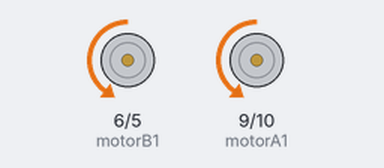
Bench run of a sketch on a simulated Arduino Uno, built with avr-gcc and run on an emulated ATmega328P. Shown: motor-driver pin pairs drawn as motors (green arrow = first pin HIGH = forward, orange = second pin HIGH = backward, longer = more drive).

Above: at 2.0 s.
At 5.0 s:
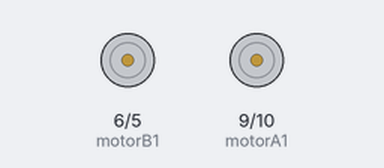
Timing chart, 0 to 7.8 s (numbered marks = the images above):
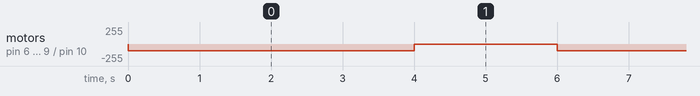

The sketch:

motor_test.ino
```cpp
int motorB1 = 6;
int motorB2 = 5;
int motorA1 = 9;
int motorA2 = 10;

int spd = 100;

void setup() {
  pinMode(motorA1, OUTPUT);
  pinMode(motorA2, OUTPUT);
  pinMode(motorB1, OUTPUT);
  pinMode(motorB2, OUTPUT);

}

void analog(){
  analogWrite(motorA1, 0);
  analogWrite(motorA2, spd);
  analogWrite(motorB1, 0);
  analogWrite(motorB2, spd);
}

void astop(){
  analogWrite(motorA1, 0);
  analogWrite(motorA2, 0);
  analogWrite(motorB1, 0);
  analogWrite(motorB2, 0);
  delay(2000);
}

void mA(){
  analogWrite(motorA1, 0);
  analogWrite(motorA2, spd);
  delay(100);
}

void mB(){
  analogWrite(motorB1, 0);
  analogWrite(motorB2, spd);
  delay(100);
}

void loop() {
  analog();
  delay(4000);
  astop();
}
```

Measured:
- by itself, motor on pin 6 (motorB1) / pin 5 (motorB2), motor on pin 9 (motorA1) / pin 10 (motorA2): alternates backward 100/255 for 4.0 s and stopped for 2.0 s
